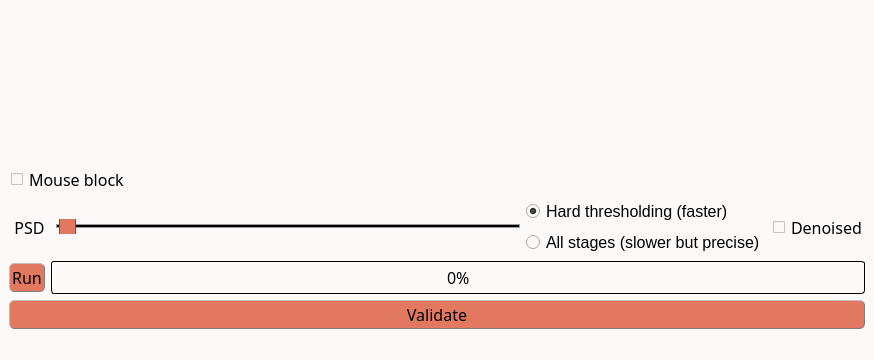
<?xml version="1.0" encoding="UTF-8"?>
<ui version="4.0">
 <class>MainWindow</class>
 <widget class="QMainWindow" name="MainWindow">
  <property name="geometry">
   <rect>
    <x>0</x>
    <y>0</y>
    <width>873</width>
    <height>356</height>
   </rect>
  </property>
  <property name="windowTitle">
   <string>BM3D denoising</string>
  </property>
  <property name="styleSheet">
   <string notr="true">/* Couleur du fond, label, combobox, progressbar vide et spin box */
QWidget, QLabel, QComboBox, QProgressBar, QSpinBox {background-color: rgb(253, 249, 248)}

/* Couleur quand inactif */
QPushButton:disabled, QComboBox:disabled, QSpinBox:disabled {background-color: rgba(243, 98, 64,150)}

/* Couleur des boutons et des selecteurs */
QPushButton, QComboBox::drop-down:button, QComboBox::down-arrow, QComboBox::down-arrow:disabled, QSpinBox::drop-down:button, QSpinBox::down-arrow, QSpinBox::down-arrow:disabled, QSpinBox::drop-up:button, QSpinBox::up-arrow, QSpinBox::up-arrow:disabled, QSlider::handle:horizontal {background-color: rgb(226, 120, 95)}

/* Couleur des bordures de même couleur que les boutons */
QComboBox::drop-down:button, QSpinBox::drop-down:button, QSpinBox::drop-up:button {border-color: rgb(193, 167, 181)}

/* Couleur des textes */
QLabel, QPushButton, QPushButton:hover, QCheckBox, QComboBox, Line, QTextEdit, QSpinBox {color: rgb(0, 0, 0)}

/* style des bordures 1 */
QLabel, QPushButton, QPushButton:hover, QComboBox, QSpinBox  {
	border-style : outset;
	min-width : 5em;
}

/* style des bordures 2 */
QPushButton, QPushButton:hover, QComboBox, QSpinBox  {
	border-radius: 5px;
	border-width: 1px;
	border-color: gray;
}

/* Font 1 */
QPushButton, QPushButton:hover, QCheckBox, QProgressBar {font: 12pt &quot;Noto Sans Cond&quot;}

/* Font 2 */
QComboBox, QTextEdit, QSpinBox {font: 10pt &quot;Noto Sans Cond&quot;}

/* Padding 1 */
QLabel, QComboBox, QComboBox::down-arrow, QSpinBox, QSpinBox::down-arrow, QSpinBox::up-arrow {padding : 1px;}

/* Padding 2 */
QPushButton, QPushButton:hover, QCheckBox {padding : 2px;}

/* Gestion taille des QCheckBoxes */
QCheckBox::indicator:unchecked, QCheckBox::indicator:unchecked:hover, QCheckBox::indicator:checked, QCheckBox::indicator:checked:hover  {
	width :12px;
	height : 12px;
}

QLabel {
	Border-radius : 5px;
	border-width : 0px;
	border-color : black;
	font : 14pt &quot;Noto Sans Cond&quot;;
}

QPushButton:hover {background-color: rgb(243, 98, 64);}

QCheckBox::indicator:unchecked {image: url(icons/uncheck_icon.png);}

QCheckBox::indicator:unchecked:hover {image: url(icons/uncheck_hover_icon.png);}

QCheckBox::indicator:checked {image: url(icons/Check_icon.png);}

QCheckBox::indicator:checked:hover {image: url(icons/Check_hover_icon.png);}

QComboBox::drop-down:button{
	border-radius: 4px;
	border-width: 1px;
	width: 30px;
}

QComboBox::down-arrow {
	 image : url(icons/Arrow_down.png); 
    width: 12px;
    height: 12px;
}

Line{
	format: plain;
	midLine-Width : 1px;
}

QFrame[height=&quot;3&quot;], QFrame[width=&quot;3&quot;] {background-color: #3A3939;}

QTextEdit{
	background-color: rgb(255, 255, 255);
	border-style: solid;
	border-radius: 5px;
	border-width: 1px;
	border-color: black;
}

QLineEdit {font : 12pt &quot;Noto Sans Cond&quot;;}

/* Gestion taille des QLineEdit */
QLineEdit::indicator:unchecked, QLineEdit::indicator:unchecked:hover, QLineEdit::indicator:checked, QLineEdit::indicator:checked:hover  {
	border-color: black;
}

QHBoxLayout {background-color: rgb(0, 240, 240, 50);}

QProgressBar {
	text-align: center;
	border: 1px solid black;
	border-radius: 3px;
 }

 QProgressBar::chunk {
	background-color: rgb(243, 98, 64);
	width: 15px;
	margin : 0.5px;
 }

QSpinBox::drop-down:button, QSpinBox::drop-up:button {
	border-radius: 2px;
	border-width: 1px;
	width: 36px;
}

QSpinBox::down-arrow {
	image : url(icons/Arrow_down.png);
    width: 24px;
    height: 22px;
}

QSpinBox::up-arrow {
	image : url(icons/Arrow_up.png);
    width: 24px;
    height: 22px;
}

QSlider::groove:horizontal {
    border: 1px solid #999999;
    height: 2px; /* the groove expands to the size of the slider by default. by giving it a height, it has a fixed size */
    background-color: rgb(0, 0, 0);
    margin: 1px 0;
}

QSlider::handle:horizontal {
    border: 1px solid #5c5c5c;
    width: 15px;
    height: 30px;
    margin: -10px 0; /* handle is placed by default on the contents rect of the groove. Expand outside the groove */
    border-radius: 3px;
}</string>
  </property>
  <widget class="QWidget" name="centralwidget">
   <property name="styleSheet">
    <string notr="true"/>
   </property>
   <layout class="QHBoxLayout" name="horizontalLayout_6">
    <item>
     <layout class="QVBoxLayout" name="verticalLayout_3">
      <item>
       <layout class="QHBoxLayout" name="horizontalLayout">
        <item>
         <widget class="ImageView" name="expSeries" native="true">
          <property name="sizePolicy">
           <sizepolicy hsizetype="MinimumExpanding" vsizetype="MinimumExpanding">
            <horstretch>0</horstretch>
            <verstretch>0</verstretch>
           </sizepolicy>
          </property>
          <property name="minimumSize">
           <size>
            <width>250</width>
            <height>0</height>
           </size>
          </property>
         </widget>
        </item>
        <item>
         <widget class="PlotWidget" name="profiles" native="true">
          <property name="sizePolicy">
           <sizepolicy hsizetype="MinimumExpanding" vsizetype="MinimumExpanding">
            <horstretch>0</horstretch>
            <verstretch>0</verstretch>
           </sizepolicy>
          </property>
          <property name="minimumSize">
           <size>
            <width>600</width>
            <height>150</height>
           </size>
          </property>
         </widget>
        </item>
       </layout>
      </item>
      <item>
       <layout class="QVBoxLayout" name="verticalLayout_2">
        <item>
         <layout class="QHBoxLayout" name="horizontalLayout_2">
          <item>
           <widget class="QCheckBox" name="mouseLock">
            <property name="font">
             <font>
              <family>Noto Sans Cond</family>
              <pointsize>12</pointsize>
              <weight>50</weight>
              <italic>false</italic>
              <bold>false</bold>
             </font>
            </property>
            <property name="styleSheet">
             <string notr="true"/>
            </property>
            <property name="text">
             <string>Mouse block</string>
            </property>
           </widget>
          </item>
         </layout>
        </item>
        <item>
         <layout class="QHBoxLayout" name="horizontalLayout_5">
          <item>
           <layout class="QHBoxLayout" name="horizontalLayout_3">
            <item>
             <widget class="QLabel" name="label_psd">
              <property name="font">
               <font>
                <family>Noto Sans Cond</family>
                <pointsize>12</pointsize>
                <weight>50</weight>
                <italic>false</italic>
                <bold>false</bold>
               </font>
              </property>
              <property name="styleSheet">
               <string notr="true">QLabel {
color: rgb(0, 0, 0);
background-color:	rgb(253, 249, 248);
border-style : outset;
Border-radius : 5px;
border-width : 0px;
border-color : black;
min-width : 5em;
padding : 5px;
font : 12pt &quot;Noto Sans Cond&quot;;
}</string>
              </property>
              <property name="text">
               <string>PSD</string>
              </property>
              <property name="alignment">
               <set>Qt::AlignCenter</set>
              </property>
             </widget>
            </item>
            <item>
             <widget class="QSlider" name="slider_psd">
              <property name="minimumSize">
               <size>
                <width>0</width>
                <height>15</height>
               </size>
              </property>
              <property name="minimum">
               <number>1</number>
              </property>
              <property name="maximum">
               <number>1000</number>
              </property>
              <property name="pageStep">
               <number>100</number>
              </property>
              <property name="value">
               <number>5</number>
              </property>
              <property name="orientation">
               <enum>Qt::Horizontal</enum>
              </property>
             </widget>
            </item>
           </layout>
          </item>
          <item>
           <layout class="QVBoxLayout" name="verticalLayout">
            <item>
             <widget class="QRadioButton" name="radio_HT">
              <property name="font">
               <font>
                <pointsize>12</pointsize>
               </font>
              </property>
              <property name="styleSheet">
               <string notr="true"/>
              </property>
              <property name="text">
               <string>Hard thresholding (faster)</string>
              </property>
              <property name="checked">
               <bool>true</bool>
              </property>
             </widget>
            </item>
            <item>
             <widget class="QRadioButton" name="radio_all">
              <property name="font">
               <font>
                <pointsize>12</pointsize>
               </font>
              </property>
              <property name="styleSheet">
               <string notr="true"/>
              </property>
              <property name="text">
               <string>All stages (slower but precise)</string>
              </property>
             </widget>
            </item>
           </layout>
          </item>
          <item>
           <widget class="QCheckBox" name="denoised">
            <property name="font">
             <font>
              <family>Noto Sans Cond</family>
              <pointsize>12</pointsize>
              <weight>50</weight>
              <italic>false</italic>
              <bold>false</bold>
             </font>
            </property>
            <property name="styleSheet">
             <string notr="true"/>
            </property>
            <property name="text">
             <string>Denoised</string>
            </property>
           </widget>
          </item>
         </layout>
        </item>
        <item>
         <layout class="QHBoxLayout" name="horizontalLayout_4">
          <item>
           <widget class="QPushButton" name="preview">
            <property name="font">
             <font>
              <family>Noto Sans Cond</family>
              <pointsize>12</pointsize>
              <weight>50</weight>
              <italic>false</italic>
              <bold>false</bold>
             </font>
            </property>
            <property name="toolTip">
             <string>&lt;html&gt;&lt;head/&gt;&lt;body&gt;&lt;p&gt;&lt;span style=&quot; font-size:11pt;&quot;&gt;Run the computation&lt;/span&gt;&lt;/p&gt;&lt;/body&gt;&lt;/html&gt;</string>
            </property>
            <property name="styleSheet">
             <string notr="true"/>
            </property>
            <property name="text">
             <string>Run</string>
            </property>
            <property name="icon">
             <iconset>
              <normaloff>icons/run_icon.png</normaloff>icons/run_icon.png</iconset>
            </property>
           </widget>
          </item>
          <item>
           <widget class="QProgressBar" name="progressBar">
            <property name="font">
             <font>
              <family>Noto Sans Cond</family>
              <pointsize>12</pointsize>
              <weight>50</weight>
              <italic>false</italic>
              <bold>false</bold>
             </font>
            </property>
            <property name="styleSheet">
             <string notr="true"/>
            </property>
            <property name="value">
             <number>0</number>
            </property>
           </widget>
          </item>
         </layout>
        </item>
        <item>
         <widget class="QPushButton" name="Validate_button">
          <property name="minimumSize">
           <size>
            <width>96</width>
            <height>0</height>
           </size>
          </property>
          <property name="font">
           <font>
            <family>Noto Sans Cond</family>
            <pointsize>12</pointsize>
            <weight>50</weight>
            <italic>false</italic>
            <bold>false</bold>
           </font>
          </property>
          <property name="toolTip">
           <string>&lt;html&gt;&lt;head/&gt;&lt;body&gt;&lt;p&gt;&lt;span style=&quot; font-size:11pt;&quot;&gt;Export data to the main GUI&lt;/span&gt;&lt;/p&gt;&lt;/body&gt;&lt;/html&gt;</string>
          </property>
          <property name="styleSheet">
           <string notr="true"/>
          </property>
          <property name="text">
           <string>Validate</string>
          </property>
          <property name="icon">
           <iconset>
            <normaloff>icons/Export.png</normaloff>icons/Export.png</iconset>
          </property>
         </widget>
        </item>
       </layout>
      </item>
     </layout>
    </item>
   </layout>
  </widget>
  <widget class="QMenuBar" name="menubar">
   <property name="geometry">
    <rect>
     <x>0</x>
     <y>0</y>
     <width>873</width>
     <height>20</height>
    </rect>
   </property>
  </widget>
  <widget class="QStatusBar" name="statusbar"/>
 </widget>
 <customwidgets>
  <customwidget>
   <class>ImageView</class>
   <extends>QWidget</extends>
   <header>pyqtgraph</header>
   <container>1</container>
  </customwidget>
  <customwidget>
   <class>PlotWidget</class>
   <extends>QWidget</extends>
   <header>pyqtgraph</header>
   <container>1</container>
  </customwidget>
 </customwidgets>
 <resources/>
 <connections/>
</ui>
